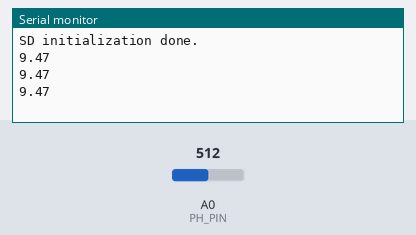
Recording of a sketch running on a simulated Arduino Uno, built with avr-gcc and run on an emulated ATmega328P. On the bench: the last lines printed to the serial monitor. Inputs (shaded band) come from the test bench; at power-on: A0 (PH_PIN) = 512. Storage starts empty.

Above: at 1.3 s.
1.4 s: A0 (PH_PIN) set to 716
At 2.0 s:
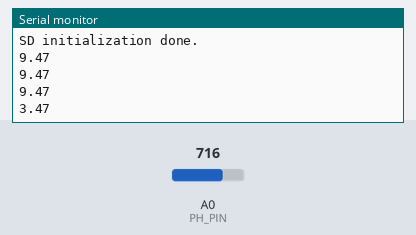
2.9 s: A0 (PH_PIN) set to 900
At 3.5 s:
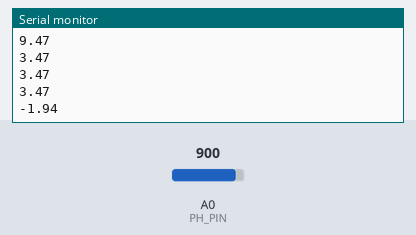
Timing chart, 0 to 5.9 s (numbered marks = the images above; inputs shaded):
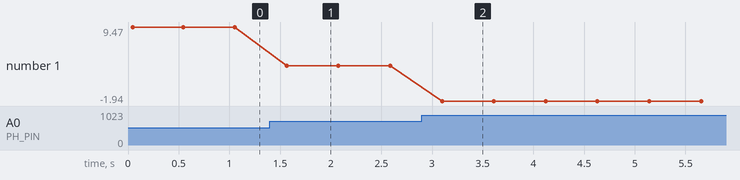

Measured:
- after the input at 1.4 s, the serial monitor: prints a new line after 0.17 s (image 1)
- after the input at 2.9 s, the serial monitor: prints a new line after 0.20 s (image 2)
- plotted number 1: 9.47 → 3.47 after the input at 1.4 s, 3.47 → -1.94 after the input at 2.9 s

The sketch:

READ_PH_VALUES_TO_SD_CARD.ino
```cpp
#include <SPI.h>
#include <SD.h>
File SD_File;

int CS_PIN = 10;
int PH_PIN = A0;

float PH_MEASURED = 0;
float PH_val = 0;

void setup()
{
  Serial.begin(9600);
  while (!Serial)
  {
    ; // wait for serial port to connect. Needed for native USB port only
  }
  pinMode(PH_PIN, INPUT);
  Initialize_SD_Card(CS_PIN);
  Write_String_To_TXT("DATA.txt", "========== NIEUWE METING ==========");
}

void loop()
{
  PH_MEASURED = analogRead(PH_PIN);
  PH_val = (-0.02941 * PH_MEASURED) + 24.52941;
  //Serial.println(PH_MEASURED);
  Serial.println(PH_val);
  Write_Int_To_TXT("DATA.txt", PH_val);
  delay(500);
}

//Start SD card communication
//Call this function once in Setup
void Initialize_SD_Card(int CS_PIN)
{
  if (!SD.begin(CS_PIN))
  {
    Serial.println("SD initialization failed!");
    return;
  }
  Serial.println("SD initialization done.\r\n");
}

//Writes string to now row in file
void Write_String_To_TXT(String File_Name, String string)
{
  SD_File = SD.open(File_Name, FILE_WRITE); //Opens .TXT file
  if (SD_File)
  {
    SD_File.println(string);               //Write sting into new line of .TXT file
    SD_File.close();
  }
  else
  {
    Serial.println("error writing to txt file");
  }
}

//Writes string to now row in file
void Write_Int_To_TXT(String File_Name, int x)
{
  SD_File = SD.open(File_Name, FILE_WRITE); //Opens .TXT file
  if (SD_File)
  {
    SD_File.println(x);               //Write sting into new line of .TXT file
    SD_File.close();
  }
  else
  {
    Serial.println("error writing to txt file");
  }
}

//Reads out complete file to serial monitor
void Readout_TXT_File(String File_Name)
{
  SD_File = SD.open(File_Name);
  if (SD_File) {
    Serial.println("========================");
    Serial.print("Opening file: ");
    Serial.println(File_Name);
    Serial.print("========================");
    Serial.println();
    while (SD_File.available())
    {
      Serial.write(SD_File.read());
    }
    SD_File.close();
  }
  else
  {
    Serial.println("error reading txt file");
  }
}
```
